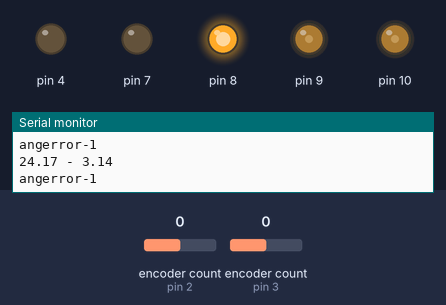
Simulated run of this sketch. Board: Arduino Uno, built with avr-gcc and run on an emulated ATmega328P. On the bench: output pins drawn as LEDs (lit = HIGH), the last lines printed to the serial monitor. Inputs (shaded band) come from the test bench; at power-on: encoder count (sensors on pin 2, pin 3) 0.

Above: at 1.2 s.
1.3 s: encoder count (sensor on pin 2) set to 1
At 1.8 s:
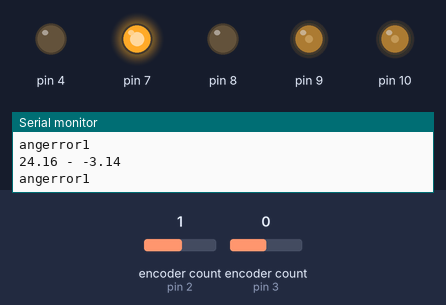
2.8 s: encoder count (sensor on pin 2) set to 0
At 3.7 s:
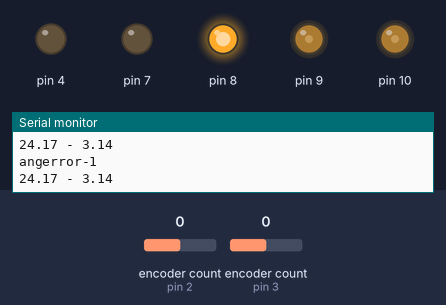
5.8 s: encoder count (sensor on pin 2) set to 4
At 7.2 s:
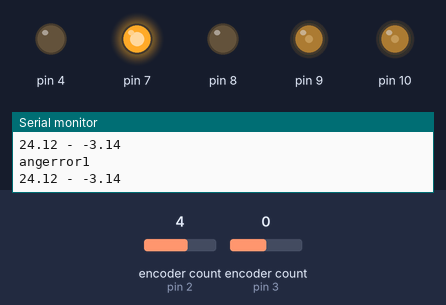
Timing chart, 0 to 8.8 s (numbered marks = the images above; inputs shaded):
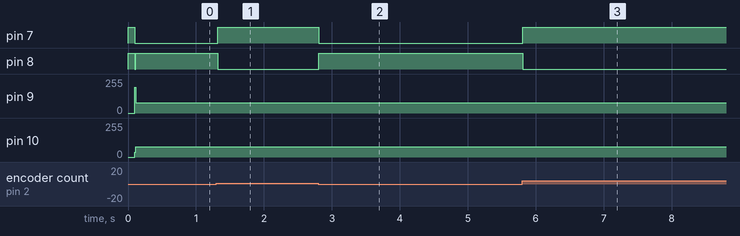

Measured:
- after the input at 1.3 s, pin 7: LOW → HIGH at once; pin 8: HIGH → LOW at once
- after the input at 2.8 s, pin 7: HIGH → LOW at once; pin 8: LOW → HIGH at once
- after the input at 5.8 s, pin 7: LOW → HIGH at once; pin 8: HIGH → LOW at once

The sketch:

Demo1Driver.ino
```cpp
//Seed Team 3 - Demo 1 Driving Script
//Fall 2022
//  Drive to a target position based off of a polar coordanite.
//  Achieve low error using two PI controllers, one for
//  positional error and another for angular error. Switch
//  between two turn modes to only turn or to drive straight
//  with some angular correction.

#include "DualMC33926MotorShield.h"
#include "Encoder.h"

//Speed of our loop
#define sampleTime 10
//Maximum angular error used in our Hysteresis
#define angleMaxError 0.4
#define angleMaxErrorI 0.02

//Position PID Values
#define pos_Kp          0.013
#define pos_Ki          0.000013
//Angular PID Values
#define ang_Kp          0.8
#define ang_Ki          0.000014
//Clamp Values
#define umax_pos          0.35
#define umax_ang          0.3
//Robot Constants
#define pi                3.1415
#define wheelDiameter     5.9495 //Inches
#define totalEncoderTicks 3200
#define wheelBase         12.3

DualMC33926MotorShield ms;
Encoder rightMotor(2,5);
Encoder leftMotor(3,6);

//Target setpoint
double pos_Int_Setpoint = 24; //In Inches
double ang_Setpoint = 3.14; //In radians

double pos_Setpoint = pos_Int_Setpoint * 1.007; //Fudges our target distance to get better results
//Variables to hold all of localization
double Tc = 0, Ts = 0, e = 0;
double currentRightMotorEncoder = 0, prevRightMotorEncoder = 0, differenceEncoderRight = 0, rotationDifferenceRight = 0;
double currentLeftMotorEncoder = 0, prevLeftMotorEncoder = 0, differenceEncoderLeft = 0, rotationDifferenceLeft = 0;
double directionalVelocity = 0, angularVelocity = 0;
double robotX = 0, robotY = 0, robotAngle = 0;
double targetPointX = 0, targetPointY =0;
double positionalError = 10, angularError = 0;

double sysEnc = 0, pos_I, ang_I;
double sysAngVel = 0, sysPos = 0, sysPosVel = 0, sysAng = 0;
double pos_u = 0, ang_u = 0;

bool systemMode = false; //true is forwad, false is turn

void setup() {
  ms.init();
  pinMode(4,OUTPUT);
  pinMode(7,OUTPUT);
  pinMode(8,OUTPUT);
  pinMode(9,OUTPUT);
  pinMode(10,OUTPUT);
  digitalWrite(7,HIGH);
  digitalWrite(8,HIGH);
  Tc = millis();
  Serial.begin(9600);
  Serial.println("Begin");
}

void loop() {
  //Defines if we have reached the point or not
  if ((positionalError > (pos_Setpoint/29))||((positionalError > 0.1))) {
    //Creates a loop that runs only during our sample time
    if(millis() >= Tc + sampleTime){
      //Read encoder values
      prevRightMotorEncoder = currentRightMotorEncoder;
      currentRightMotorEncoder = rightMotor.read();
      prevLeftMotorEncoder = currentLeftMotorEncoder;
      currentLeftMotorEncoder = leftMotor.read();
      //Calculate difference in ticks
      differenceEncoderLeft = -1*(currentLeftMotorEncoder - prevLeftMotorEncoder);
      differenceEncoderRight = -1*(currentRightMotorEncoder - prevRightMotorEncoder);
      //Get rotation of wheel
      rotationDifferenceLeft = (pi * wheelDiameter * differenceEncoderLeft) / totalEncoderTicks;
      rotationDifferenceRight = (pi * wheelDiameter * differenceEncoderRight) / totalEncoderTicks;
      //Calculate Angular Velocity
      angularVelocity = (rotationDifferenceRight - rotationDifferenceLeft) / wheelBase;
      //Calculate Directional velocity
      directionalVelocity = (rotationDifferenceRight + rotationDifferenceLeft) * 0.5;
      //Get new positions
      robotX += directionalVelocity * cos(robotAngle);
      robotY += directionalVelocity * sin(robotAngle);
      robotAngle += angularVelocity;
      //CorrectAngle
      if (robotAngle > (pi)) {
        robotAngle -= 2*pi;
      }
      if (robotAngle < (-1*pi)) {
        robotAngle += 2*pi;
      }

      //Calculate Target Point
      targetPointX = pos_Setpoint * cos(ang_Setpoint);
      targetPointY = pos_Setpoint * sin(ang_Setpoint);

      //Calculate Postion Error
      positionalError = sqrt(sq(targetPointX - robotX)+sq(targetPointY - robotY));

      //Calculate Angular Error
      angularError = atan((targetPointY - robotY)/(targetPointX - robotX)) - robotAngle;

      //Correct Tangent
      if ((targetPointX - robotX)<0) {
        angularError += pi;
      }

      //Correct Anglular error
      if (angularError > (pi)) {
        angularError -= 2*pi;
      }
      if (angularError < (-1*pi)) {
        angularError += 2*pi;
      }

      //Switch stament to go between just turning and riving straight
      //SystemMode is set using Hysteresis defined near end of script
      if(systemMode){ //low angle difference
        pos_I += Ts*positionalError;
        pos_u = pos_Kp*positionalError+pos_I*pos_Ki;
        ang_I += Ts*angularError;
        ang_u = ang_Kp*angularError+ang_I*ang_Ki;

        if(abs(pos_u) > umax_pos){ //low ang error
          pos_u = sgn(pos_u)*umax_pos;
          pos_I = (pos_u-pos_Kp*positionalError)/pos_Ki;
        }

        if(abs(ang_u) > umax_ang){
          ang_u = sgn(ang_u)*umax_ang;
          ang_I = (ang_I-ang_Ki*angularError)/ang_Ki;
        }

        if(pos_u > 0){
          //analogWrite(9,0);
          //analogWrite(10,0);
          digitalWrite(7,LOW);
          digitalWrite(8,LOW);
        }

        else {
          //analogWrite(9,0);
          //analogWrite(10,0);
          digitalWrite(7,HIGH);
          digitalWrite(8,HIGH);
        }
        if(true){
         analogWrite(9,abs(pos_u+(ang_u*1.5))*255); //12.34
         analogWrite(10, abs(pos_u-(ang_u*1.5))*255);
        }

    }
    else { //high angle difference, turn mode
        //ang_u = ang_Kp*angularError;
        ang_I += Ts*angularError;
        ang_u = ang_Kp*angularError+ang_I*ang_Ki;
        if(abs(ang_u) > umax_ang){
          ang_u = sgn(ang_u)*umax_ang;
          ang_I = (ang_I-ang_Ki*angularError)/ang_Ki;
        }
        //Perform different motor commands depending on if error is positive or negative
        if (angularError < 0){
         analogWrite(9,(abs(ang_u)*255)); //12.34
         analogWrite(10,(abs(ang_u)*255));
         digitalWrite(7,HIGH);
         digitalWrite(8,LOW);
         Serial.println("angerror1");
        }
        else {
         analogWrite(9,(abs(ang_u)*255)); //12.34
         analogWrite(10,(abs(ang_u)*255));
         digitalWrite(7,LOW);
         digitalWrite(8,HIGH);
         Serial.println("angerror-1");
        }

    }
      Ts = millis()-Tc;
      Tc = millis();
      Serial.print(positionalError);
        Serial.print(" - ");
        Serial.println(angularError);
  }
  //Serial.println(angularError);
  } else {
      analogWrite(9,(0)); //12.34
      analogWrite(10,(0));
  }

//Hysteresis,
//Exit turn mode once angular error is smaller than angleMaxErrorI,
//Go back into turn mode once angular error is greater than angleMaxError
  if (systemMode) {
    if ((angularError > angleMaxError) || (angularError < (-1* angleMaxError))) {
      systemMode = false;
    }
  }
  else {
    if ((angularError < angleMaxErrorI) && (angularError > (-1* angleMaxErrorI))) {
      systemMode = true;
      analogWrite(9,0);
      analogWrite(10,0);
      delay(100);
      ang_I = 0;
      ang_u = 0;
    }
  }

}

//Function to return ths sign of a value
int sgn(float num){
  int sign = 1;
  if(num >= 0){
    sign = 1;
  } else {
    sign = -1;
  }
  return sign;
}
```
